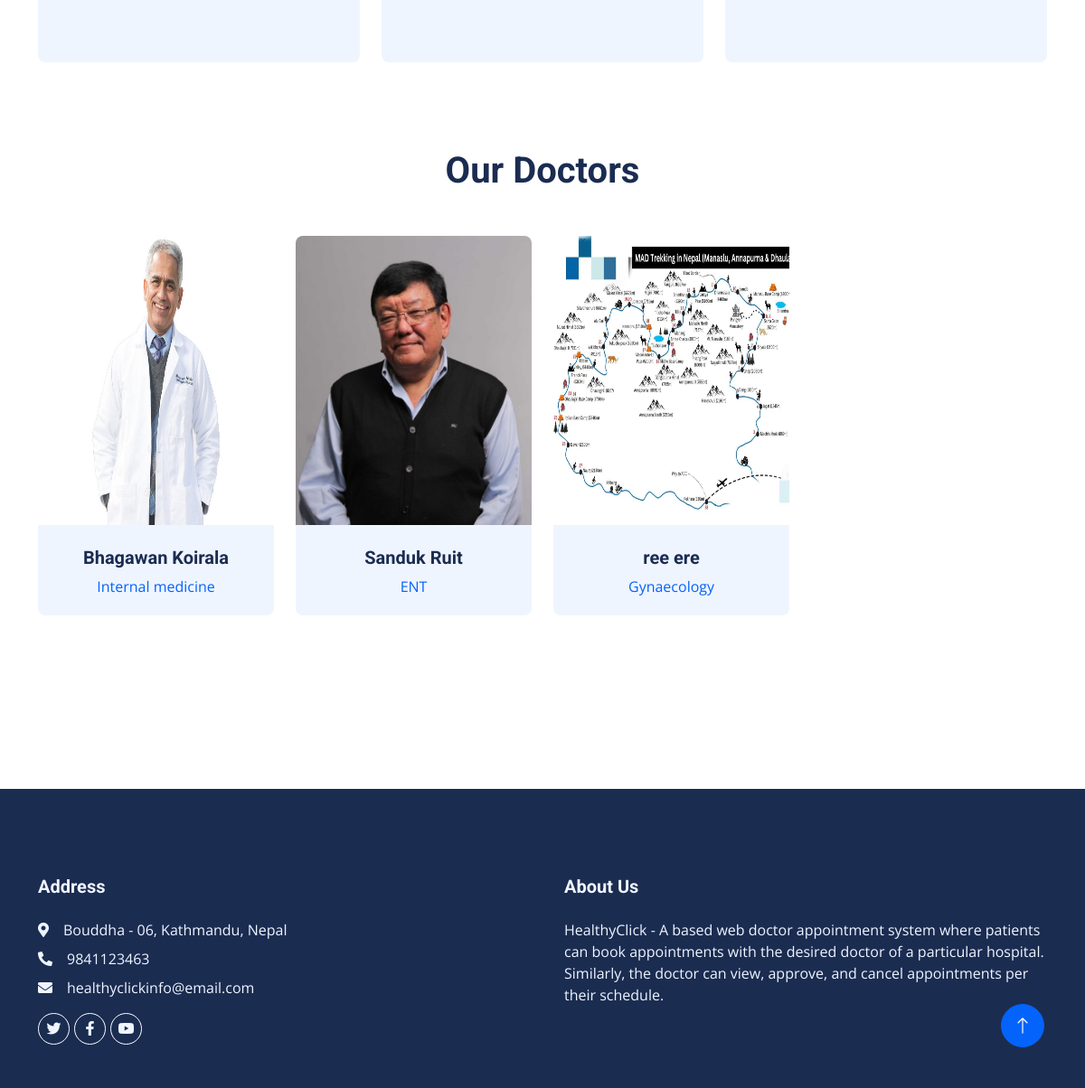
The app's page / (lower part), older data.
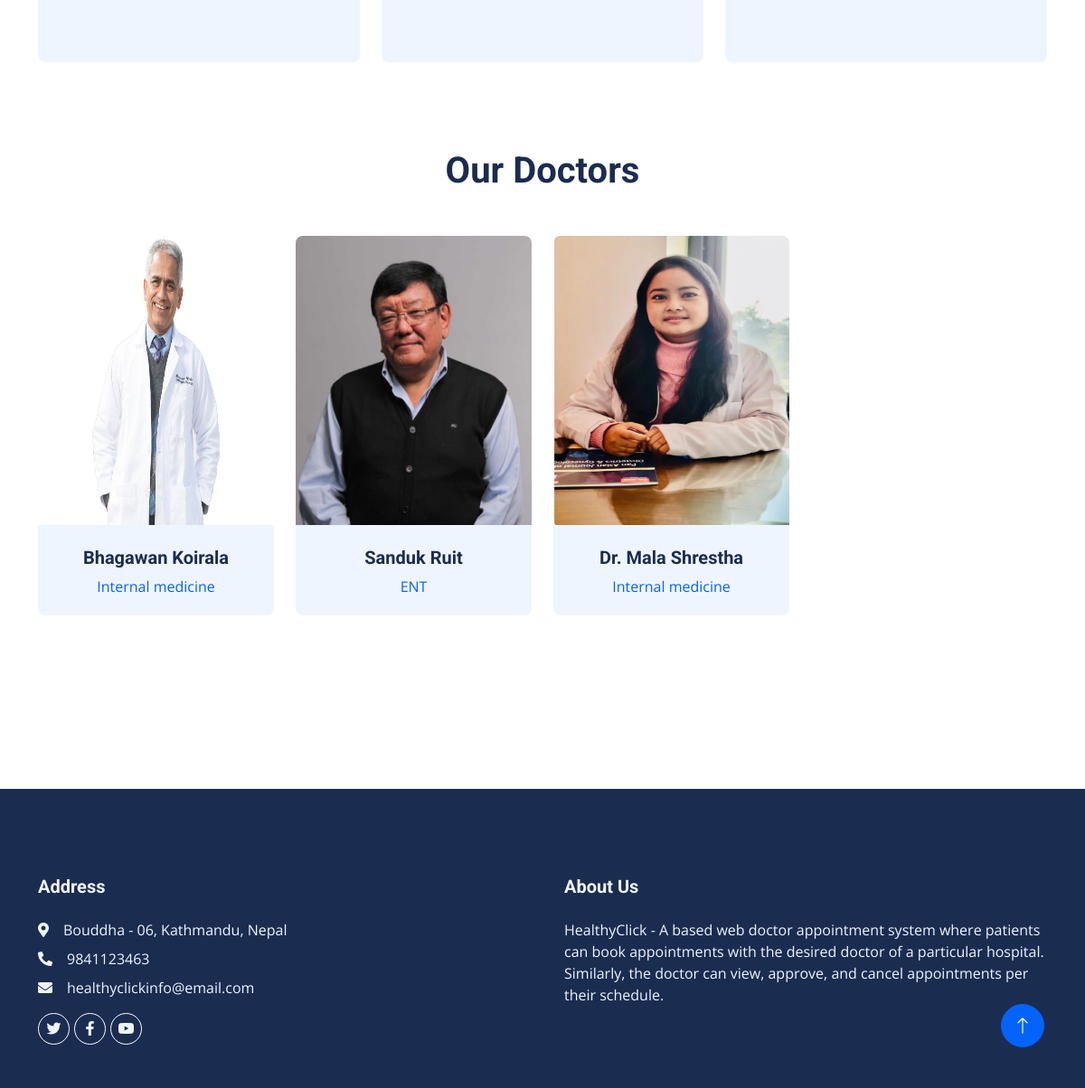
The same page, newer data.
### dasapp/models.py (models this page shows, shortened)
class Page(models.Model):
    pagetitle = models.CharField(max_length=250)
    address = models.CharField(max_length=250)
    aboutus = models.TextField()
    email = models.EmailField(max_length=200)
    mobilenumber = models.IntegerField(default=0)
    created_at = models.DateTimeField(auto_now_add=True)
    updated_at = models.DateTimeField(auto_now=True)

class DoctorReg(models.Model):
    admin = models.OneToOneField(CustomUser, on_delete=models.CASCADE, null=True, blank=True)
    mobilenumber = models.CharField(max_length=11)
    specialization_id = models.ForeignKey(Specialization, on_delete=models.CASCADE)
    regdate_at = models.DateTimeField(auto_now_add=True)
    updated_at = models.DateTimeField(auto_now=True)

class CustomUser(AbstractUser):
    USER = {
        (1, "admin"),
        (2, "doc"),
    }
    user_type = models.CharField(choices=USER, max_length=50, default=1)
    profile_pic = models.ImageField(upload_to="profile_pics/", blank=True, null=True)

class Specialization(models.Model):
    sname = models.CharField(max_length=200)
    created_at = models.DateTimeField(auto_now_add=True)
    updated_at = models.DateTimeField(auto_now=True)

### docappsystem/userviews.py (the view)
# urls.py: path("", userviews.Index, name="index"),
def Index(request):
    doctorview = DoctorReg.objects.all()
    page = Page.objects.all()
    context = {
        "doctorview": doctorview,
        "page": page,
    }
    return render(request, "index.html", context)

### templates/index.html (shortened to what this page needs)
{% extends 'userbase.html' %}
{% load static %}
{% block content %}
                {% for i in page %}
<div class="container-xxl py-5">
    <div class="container">
        <div class="row g-4">
            <div class="col-lg-4 col-md-6 wow fadeInUp" data-wow-delay="0.1s">
                <div class="service-item bg-light rounded h-100 p-5">
                </div>
            </div>
            <div class="col-lg-4 col-md-6 wow fadeInUp" data-wow-delay="0.3s">
                <div class="service-item bg-light rounded h-100 p-5">
                </div>
            </div>
            <div class="col-lg-4 col-md-6 wow fadeInUp" data-wow-delay="0.5s">
                <div class="service-item bg-light rounded h-100 p-5">
                </div>
            </div>
        </div>
    </div>
</div>
<div class="container-xxl py-5">
    <div class="container">
        <div class="text-center mx-auto mb-5 wow fadeInUp" data-wow-delay="0.1s" style="max-width: 600px;">
            <h1>Our Doctors</h1>
        </div>
        <div class="row g-4">
            {% for i in doctorview %}
            <div class="col-lg-3 col-md-6 wow fadeInUp" data-wow-delay="0.1s">
                <div class="team-item position-relative rounded overflow-hidden">
                    <div class="overflow-hidden">
                        <img src="{{i.admin.profile_pic.url}}" alt="" width="300" height="320">
                    </div>
                    <div class="team-text bg-light text-center p-4">
                        <h5>{{i.admin.first_name }} {{ i.admin.last_name}}</h5>
                        <p class="text-primary">{{i.specialization_id.sname}}</p>
                    </div>
                </div>
            </div>{% endfor %}
        </div>
    </div>
</div>
<div class="container-xxl py-5">
         {% endfor %}
    </div>
{% endblock %}

### templates/userbase.html (shortened to what this page needs)
<!DOCTYPE html>
<html lang="en">
    {% load static %}
<head>
    <link href="https://cdnjs.cloudflare.com/ajax/libs/font-awesome/5.10.0/css/all.min.css" rel="stylesheet">
    <link href="https://cdn.jsdelivr.net/npm/bootstrap-icons@1.4.1/font/bootstrap-icons.css" rel="stylesheet">
    <link href="{% static 'lib/animate/animate.min.css'%}" rel="stylesheet">
    <link href="{% static 'lib/owlcarousel/assets/owl.carousel.min.css'%}" rel="stylesheet">
    <link href="{% static 'lib/tempusdominus/css/tempusdominus-bootstrap-4.min.css'%}" rel="stylesheet" />
    <link href="{% static 'css/bootstrap.min.css'%}" rel="stylesheet">
    <link href="{% static 'css/style.css'%}" rel="stylesheet">
</head>
<body>
{% block content %}
{% endblock %}
    {% include 'userincludes/footer.html' %}
</body>
</html>

### templates/userincludes/header.html (shortened to what this page needs)
{% load static %}

### templates/userincludes/footer.html
{% load static %}
<div class="container-fluid bg-dark text-light footer mt-5 pt-5 wow fadeIn" data-wow-delay="0.1s">
    <div class="container py-5">
        <div class="row g-5">
            <div class="col-lg-6 col-md-6">
                <h5 class="text-light mb-4">Address</h5>
                {% for i in page %}
                <p class="mb-2"><i class="fa fa-map-marker-alt me-3"></i>{{i.address}}</p>
                <p class="mb-2"><i class="fa fa-phone-alt me-3"></i>{{i.mobilenumber}}</p>
                <p class="mb-2"><i class="fa fa-envelope me-3"></i>{{i.email}}</p>{% endfor %}
                <div class="d-flex pt-2">
                    <a class="btn btn-outline-light btn-social rounded-circle" href=""><i class="fab fa-twitter"></i></a>
                    <a class="btn btn-outline-light btn-social rounded-circle" href=""><i class="fab fa-facebook-f"></i></a>
                    <a class="btn btn-outline-light btn-social rounded-circle" href=""><i class="fab fa-youtube"></i></a>
                </div>
            </div>
            <div class="col-lg-6 col-md-6">
                <h5 class="text-light mb-4">About Us</h5>
                {% for i in page %}
                {{ i.aboutus }}{% endfor %}
            </div>
        </div>
    </div>
</div>
<a href="#" class="btn btn-lg btn-primary btn-lg-square rounded-circle back-to-top"><i class="bi bi-arrow-up"></i></a>

### static/css/style.css (style rules this page uses)
:root { --primary: #21af2b; --light: #EFF5FF; --dark: #1B2C51; }
.back-to-top { position: fixed; display: none; right: 45px; bottom: 45px; z-index: 99; }
.btn { font-weight: 500; transition: .5s; }
.btn.btn-primary, .btn.btn-secondary { color: #FFFFFF; }
.btn-lg-square { width: 48px; height: 48px; }
.btn-square, .btn-sm-square, .btn-lg-square { padding: 0; display: flex; align-items: center; justify-content: center; font-weight: normal; }
.service-item { transition: .5s; }
.team-item img { position: relative; top: 0; transition: .5s; }
.team-item .team-text { position: relative; height: 100px; transition: .5s; }
.footer .btn.btn-social { margin-right: 5px; width: 35px; height: 35px; display: flex; align-items: center; justify-content: center; color: var(--light); border: 1px solid #FFFFFF; transition: .3s; }

Row changes from the older to the newer data that the page shows:
removed DoctorReg: admin.profile_pic (picture), admin.first_name "ree", admin.last_name "ere", specialization_id.sname "Gynaecology"
added DoctorReg: admin.profile_pic (picture), admin.first_name "Dr. Mala", admin.last_name "Shrestha", specialization_id.sname "Internal medicine"
